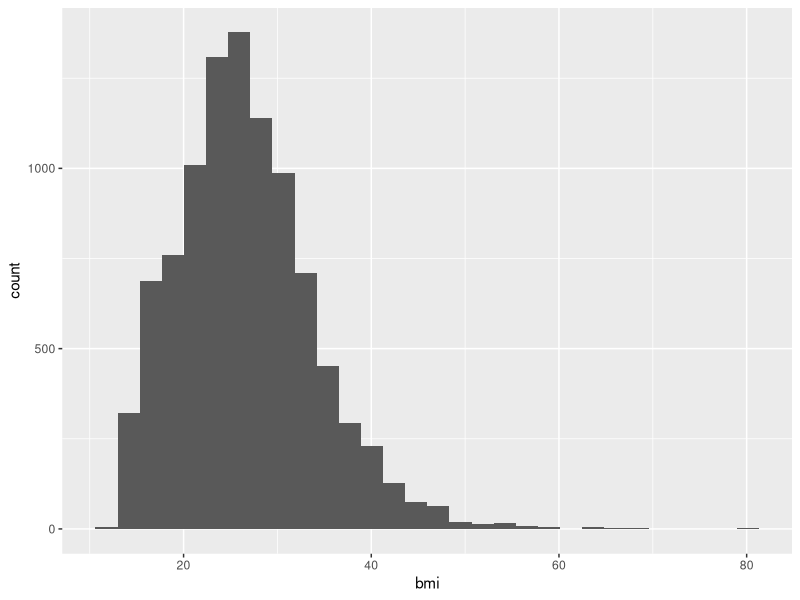
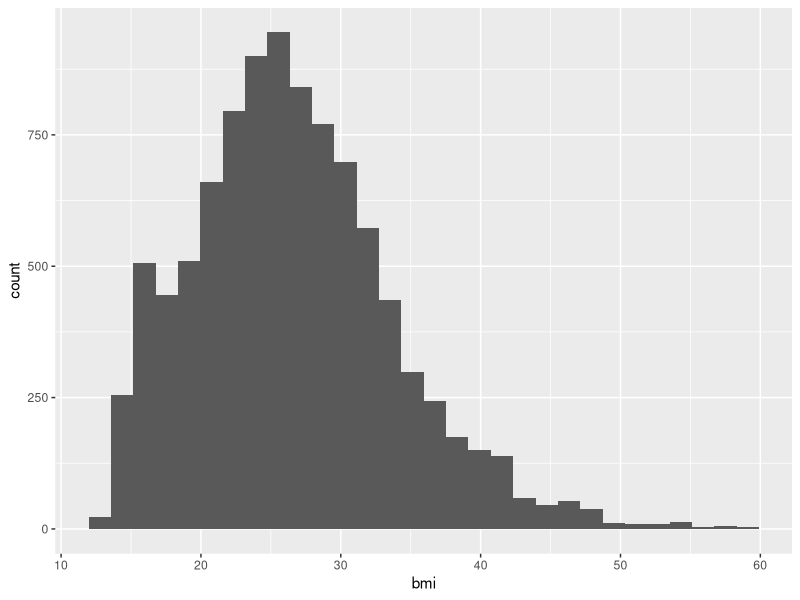
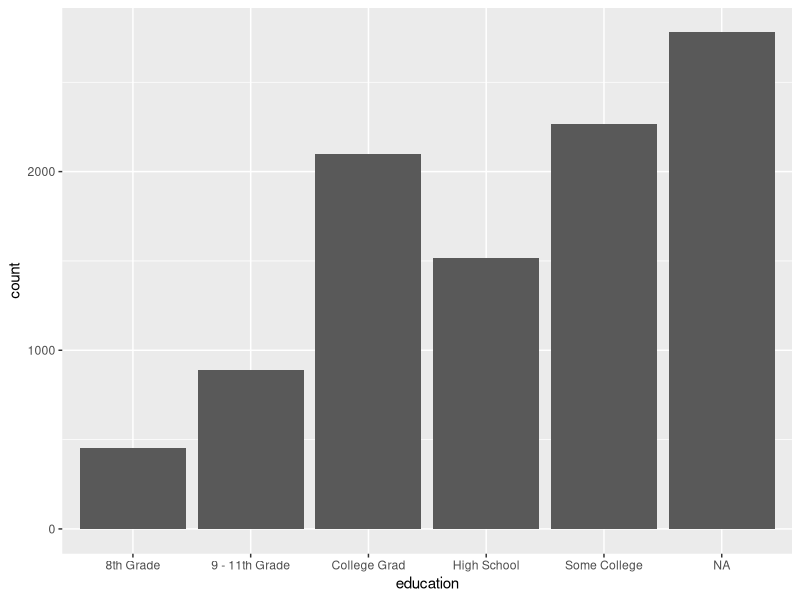
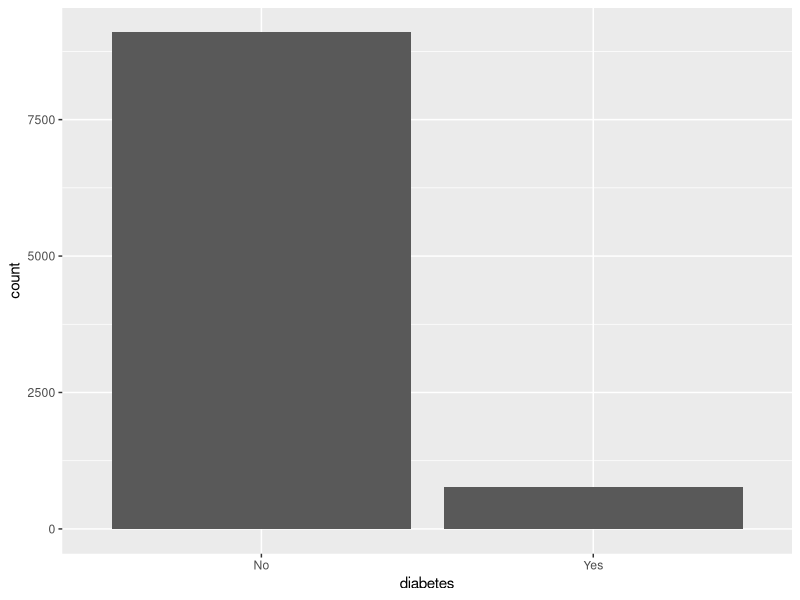
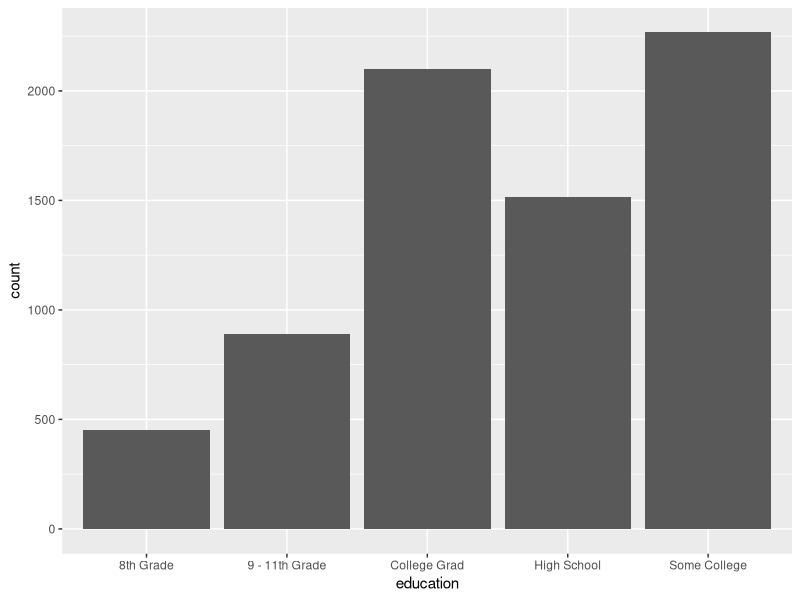
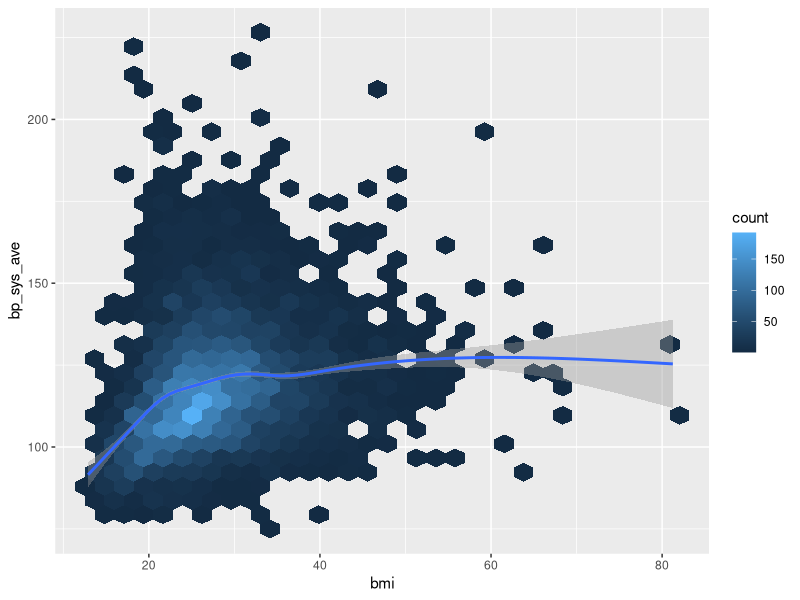
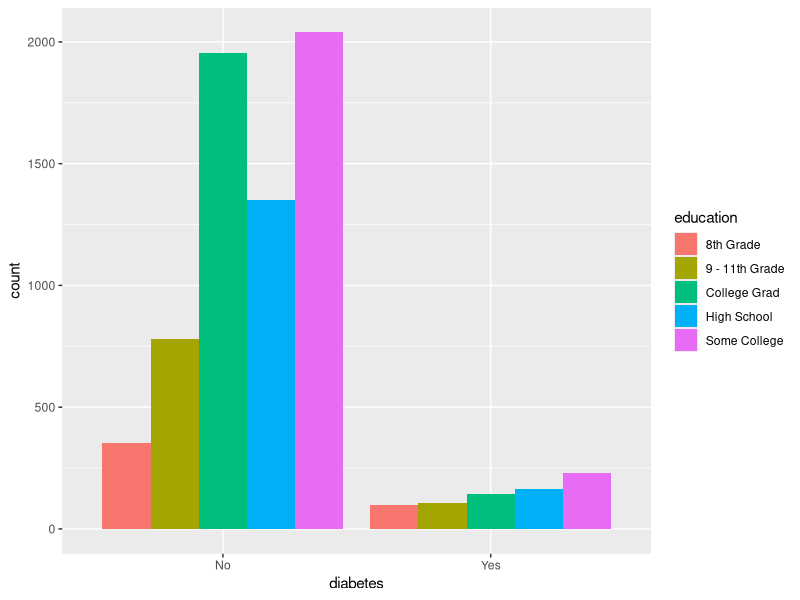
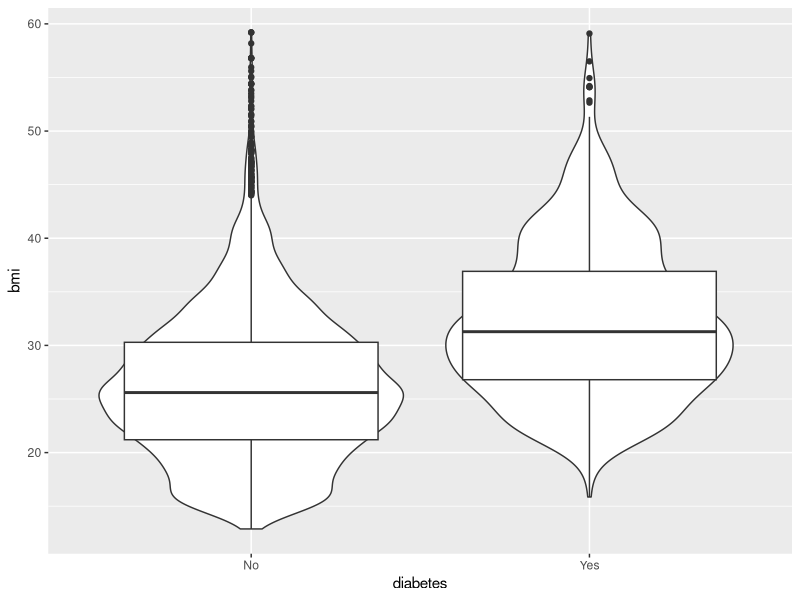

Source code (R) for these figures, in order:
## ---- chunk 1
#| echo: false
#| message: false
2+2
## ---- chunk 2
#| include:  false
library(tidyverse)
nhanes_small <- read.csv(here::here("data/nhanes_small.csv"))
## ---- chunk 3
#| echo: false
#| warning: false
#| message: false
nhanes_small %>%
  filter(!is.na(diabetes)) %>%
  group_by(diabetes, education) %>%
  summarize(
    max_bmi = max(bmi, na.rm = TRUE),
    min_bmi = min(bmi, na.rm = TRUE)
  ) %>%
  ungroup() %>%
  knitr::kable(caption = "Mean values of Age and bmi for each diabetes and education status")
## ---- chunk 4
#| echo: false
#| warning: false
#| message: false

nhanes_small %>%
  filter(!is.na(diabetes), !is.na(education)) %>%
  group_by(diabetes, education) %>%
  summarise(
    mean_age = mean(age, na.rm = TRUE),
    mean_bmi = mean(bmi, na.rm = TRUE)
  ) %>%
  ungroup() %>%
  mutate(
    # Task 2a.
    mean_age = round(mean_age, 1),
    mean_bmi = round(mean_bmi, 1),
    # Task 2b.
    education = str_to_sentence(education)
  ) %>%
  rename(
    # Task 3.
    "Diabetes Status" = diabetes,
    "Mean Age" = mean_age,
    "Mean BMI" = mean_bmi,
    "Education" = education
  ) %>%
  knitr::kable(caption = "**Mean values of Age and BMI for each education and diabetes status.**")
## ---- chunk 5
ggplot(nhanes_small, aes(x=bmi))+
  geom_histogram(na.rm=TRUE, bins = 30)
## ---- chunk 6
#| fig-cap:  "Distribution of BMI"
#| #| label: fig-bmi-histo
nhanes_small %>%
  filter(bmi<= 60)%>%
  ggplot(aes(x=bmi))+
  geom_histogram(na.rm=TRUE, bins = 30)
## ---- chunk 7
nhanes_small %>% 
  ggplot(aes(x = education))+
  geom_bar()

## ---- chunk 8
#| label: fig-diabetes-education
#| fig-cap: "counts of diabetes and education."
#| fig-subcap:
#|   - "Diabetes"
#|   - "Education"
#| layout-ncol: 2
nhanes_small %>% 
  filter(!is.na(diabetes)) %>% 
  ggplot(aes(x=diabetes))+
  geom_bar()


nhanes_small %>% 
  filter(!is.na(education)) %>% 
  ggplot(aes(x=education))+
  geom_bar()

## ---- chunk 9
nhanes_small %>% 
  ggplot(aes(x = bmi, y = bp_sys_ave ))+
  geom_hex(na.rm=TRUE)+
  geom_smooth(na.rm=TRUE)
## ---- chunk 10
nhanes_small %>% 
  filter(!is.na(education),!is.na(diabetes)) %>% 
  ggplot(aes(x=diabetes, fill= education))+
  geom_bar(position=position_dodge())
## ---- chunk 11
nhanes_small %>% 
  filter(!is.na(diabetes), bmi<= 60) %>% 
  ggplot(aes(x = diabetes, y =bmi))+
  geom_violin(na.rm=TRUE)+
  geom_boxplot(na.rm=TRUE)
